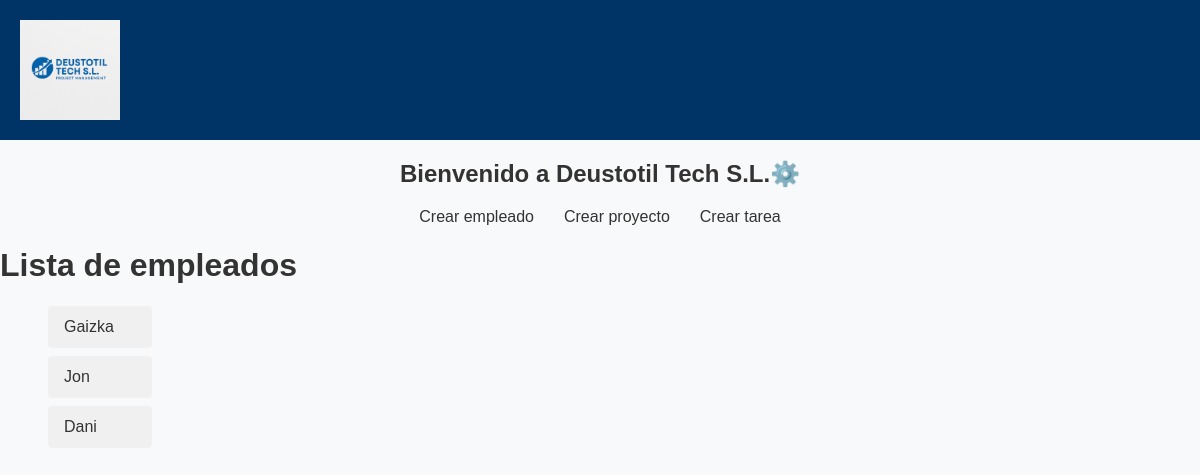
/AppDjango/empleados/, run on an earlier commit of the app's database.
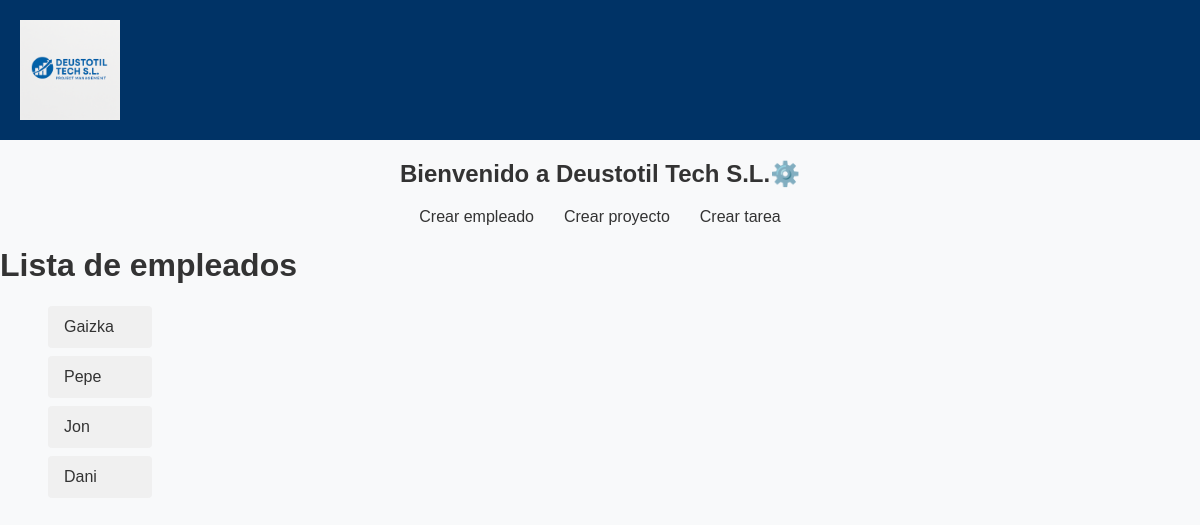
And on a later commit of the database.
### AppDjango/models.py (models this page shows, shortened)
class Empleado(models.Model):
    dni = models.CharField(max_length=9, unique=True)
    nombre = models.CharField(max_length=100)
    apellidos = models.CharField(max_length=100)
    email = models.EmailField(max_length=50)
    telefono = models.IntegerField()

### AppDjango/views.py (the view)
# urls.py: path("empleados/",EmpleadoListView.as_view(), name="empleados"),
class EmpleadoListView(View):
    def get(self, request):
        empleados = get_list_or_404(Empleado.objects.order_by("dni"))
        context = {"lista_empleados": empleados}
        return render (request, "listado-empleados.html", context)

### AppDjango/templates/listado-empleados.html
{% extends "base.html" %}
{% block contenido %}
    <h1>Lista de empleados</h1>
    <ul class="list-view">
        {% for empleado in lista_empleados %}
            <li><a href="{% url 'detalle_empleado' empleado.pk %}">{{ empleado.nombre }}</a></li>
        {% endfor %}
    </ul>
{% endblock %}

What changed in the data, as far as the page shows it:
added Empleado: nombre "Pepe"
